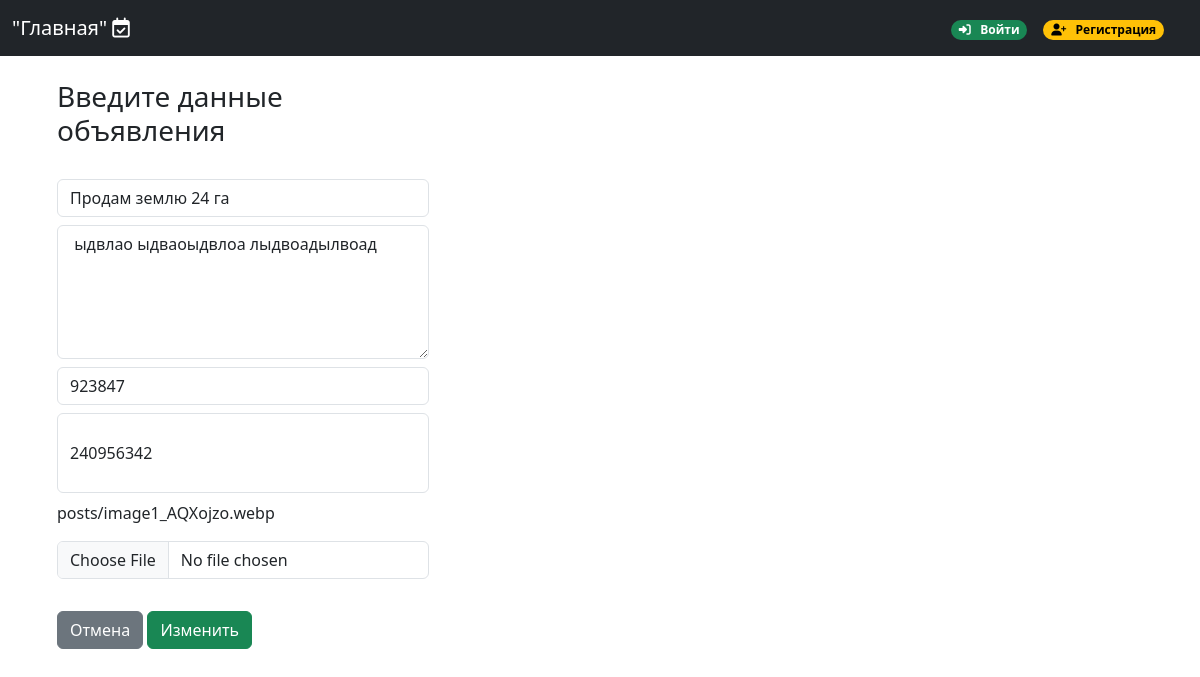
The app's page /rubric/10/update_post/5/ with its own data.
### app/models.py (models this page shows, shortened)
class Post(models.Model):
    rubric = models.ForeignKey(Rubric, on_delete=models.PROTECT, verbose_name='Раздел')
    title = models.CharField(max_length=255, verbose_name='Заголовок')
    content = models.TextField(verbose_name='Описание')
    price = models.IntegerField(verbose_name='Цена')
    contact = models.TextField(verbose_name='Контакты')
    image = ThumbnailerImageField(verbose_name='Картинка', upload_to='posts', blank=True)
    created_at = models.DateTimeField(auto_now_add=True, verbose_name='Дата')
    author = models.ForeignKey(User, on_delete=models.CASCADE, verbose_name='Автор')

### app/views.py (the view, shortened to what this page needs)
# urls.py: path('rubric/<int:subrubric_pk>/update_post/<int:post_pk>/', UpdatePost.as_view(), name='update_post'),
class UpdatePost(View):
    def get(self, request, subrubric_pk, post_pk):
        form = AddPostForm(request.POST, request.FILES)
        post = Post.objects.get(pk=post_pk)
        context = {'form':form, 'post':post}
        return render(request, 'update_post.html', context)

### app/forms.py
class AddPostForm(forms.ModelForm):
    class Meta:
        model = Post
        fields = ['rubric', 'title', 'content', 'price', 'contact', 'image']

### templates/update_post.html (shortened to what this page needs)
{% extends "base.html" %}
{% load static %}
{% block content %}
<div class="container">
    <form method="post" class='col-md-4' enctype="multipart/form-data">
        <h3 class="h3">Введите данные объявления </h3> <br>
        <div class="row-md-2">
            <input type="text"  class="form-control mb-2" name="title" value="{{ post.title }}">
        </div>
        <div class="row-md-2">
            <textarea type="text" rows="5" cols="50" class="form-control mb-2" name="content"> {{ post.content }} </textarea>
        </div>
        <div class="row-md-2">
            <input type="number"  class="form-control mb-2" name="price"  value="{{ post.price }}">
        </div>
        <div class="row-md-2">
            <input type="text"  class="form-control mb-2" name="contact"  value="{{ post.contact }}"  style="height: 80px;">
        </div>
        <p>{{ post.image }}</p>
        <div class="row-md-2">
            <input type="file"  class="form-control mb-2" name="image">
        </div> <br>
        <div class="row-md-2">
            <a href="{% url 'home' %}" class="btn btn-secondary">Отмена</a>
            <button type="submit" class="btn btn-success">Изменить</button>
        </div>
    </form>
</div>
{% endblock %}

### records on screen
Post: title "Продам землю 24 га", content "ыдвлао ыдваоыдвлоа лыдвоадылвоад", price "923847", contact "240956342", image "posts/image1_AQXojzo.webp"
